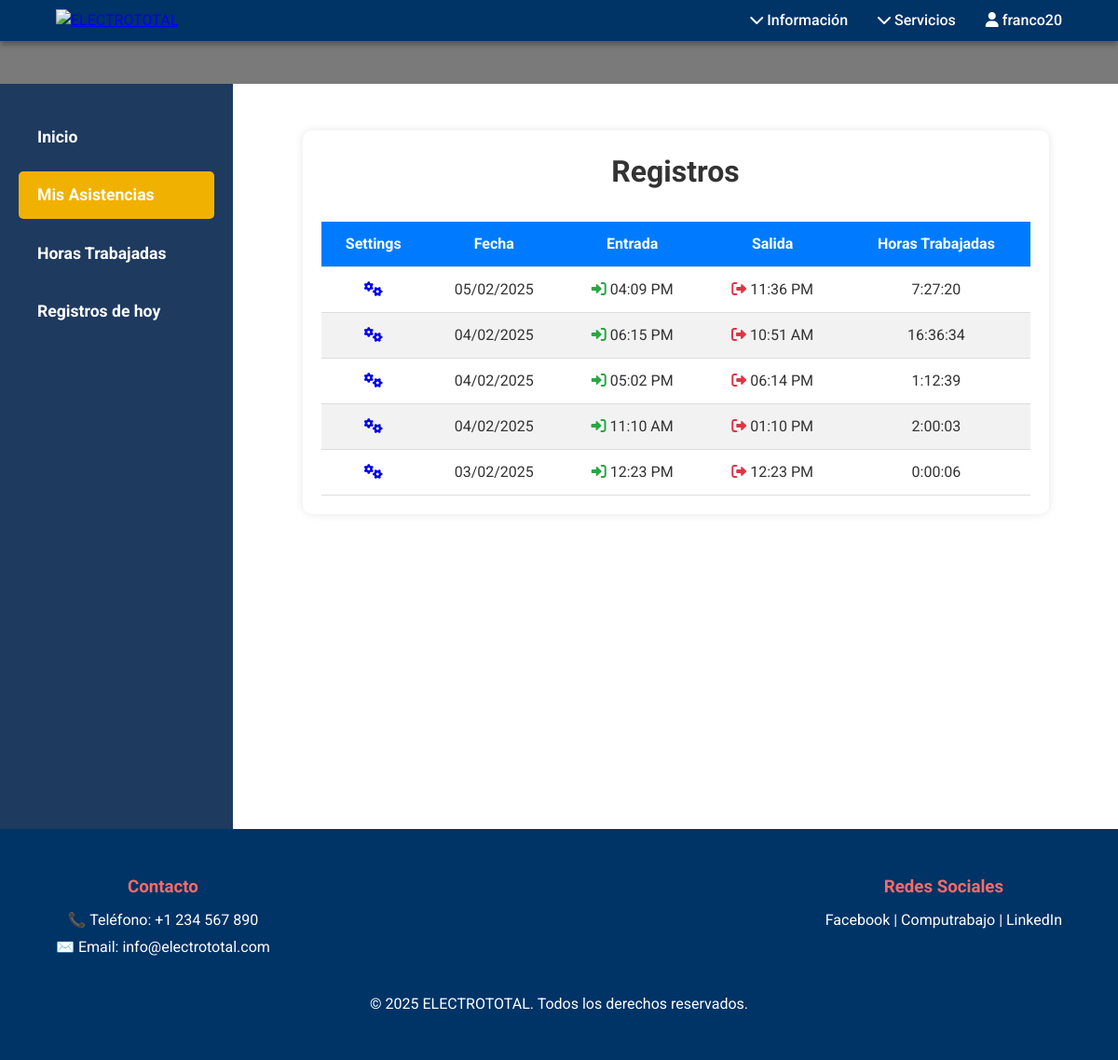
Before: /personal/myRecords/ (signed in) with the older database file.
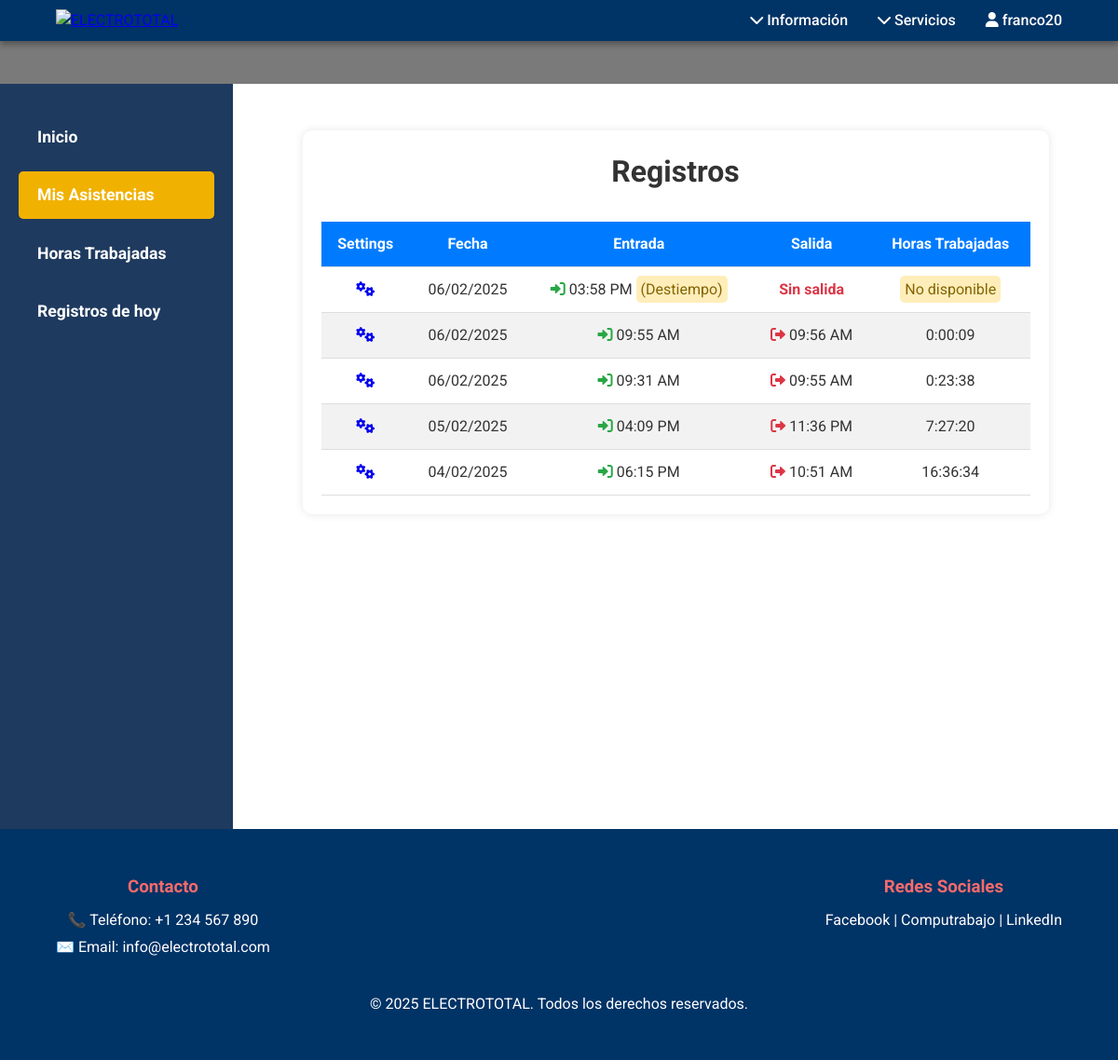
After: the same page with the newer database file.
### personal/models.py (models this page shows, shortened)
class AttendanceRecord(models.Model):
    isDelete=models.BooleanField(default=False)
    collaborator=models.ForeignKey(Collaborator, on_delete=models.CASCADE)
    inRecord=models.ForeignKey(Record, on_delete=models.CASCADE, related_name='input')
    outRecord=models.ForeignKey(Record, on_delete=models.CASCADE,blank=True,null=True, related_name='output')
    isLunch=models.BooleanField(default=False)
    objects=ModelManager()

class Record(models.Model):
    isDelete= models.BooleanField(default=False)
    typeIsInput= models.BooleanField(default=True)
    placeIsOffice=models.BooleanField(default=False)
    collaborator=models.ForeignKey(Collaborator, on_delete=models.CASCADE)
    placeDescription=models.CharField(max_length=30,blank=True,null=True)
    partialDateTime = models.DateTimeField(default=timezone.now )
    dateTime=models.DateTimeField(default=timezone.now)
    unTimelyDateTime = models.DateTimeField(null=True, blank=True)
    photo = models.ImageField(upload_to='fotos_asistencia/')
    objects=ModelManager()

### personal/views.py (the view)
# urls.py: path('myRecords/', views.myRecords, name='myRecords'), #user
@login_required
def myRecords(request):
    if request.user.is_staff or request.user.isAdmin:
        collaborators = getAllCollaborators()
        selected_collaborator_id = request.GET.get('collaborator', None)
        if selected_collaborator_id:
            collaboratorS=Collaborator.objects.enables().get(id=selected_collaborator_id)
            records = getAllAttendanceRecordsT(collaboratorS,limit=10)
        else:
            records = AttendanceRecord.objects.none()
    else:
        collaborators = None
        records = getAllAttendanceRecordsT(collaborator=request.user.collaborator,limit=5)
        getAllHoursWorked(records)
        selected_collaborator_id=None
    totalHours,finalRecords=getAllHoursWorked(records)
    return render(request, 'myRecords.html', {
        'totalHours':totalHours,
        'records': finalRecords,
        'collaborators': collaborators,
        'selected_collaborator_id': selected_collaborator_id
    })

### personal/scripts.py (called while the page is built)
def calculateHoursWorked(attendanceRecord):
    try:
        inRecordDT=attendanceRecord.inRecord.dateTime
        outRecordDT=attendanceRecord.outRecord.dateTime
        diff=outRecordDT-inRecordDT
        diffHours=diff.total_seconds() / 3600
        launch=isLaunch(inRecordDT,diffHours)
        if launch:
            diffHours -= 1
    except:
        diffHours=0
        launch=False
    return diffHours,launch

def isLaunch(inRecordDT, diffHours):
    peru_tz = pytz.timezone("America/Lima")
    inRecordDT = inRecordDT.astimezone(peru_tz)
    return inRecordDT.hour < 12 and diffHours > 5

def getAllAttendanceRecordsT(collaborator, limit=None):
    records = AttendanceRecord.objects.filter(
        isDelete=False,
        collaborator=collaborator,
        collaborator__isDelete=False
    ).order_by('-inRecord__dateTime')
    if limit is not None:
        records = records[:limit]
    return records

### personal/templatetags/custom_filters.py (called while the page is built)
@register.filter
def float_to_hms(hours_float):
    hours = int(hours_float)
    minutes = int((hours_float - hours) * 60)
    seconds = int((((hours_float - hours) * 60) - minutes) * 60)
    return f"{hours}:{minutes:02d}:{seconds:02d}"

### personal/templates/myRecords.html (shortened to what this page needs)
{% extends 'baseHome.html' %}
{% load custom_filters %}
{% block content_dashboard %}
    <div class="container">
        <h1>Registros</h1>
        <div class="table-wrapper">
            <table>
                <thead>
                    <tr>
                        <th>Settings</th>
                        <th>Fecha</th>
                        <th>Entrada</th>
                        <th>Salida</th>
                        <th>Horas Trabajadas</th>
                    </tr>
                </thead>
                <tbody>
                    {% for record,hour in records %}
                        <tr>
                            <td>
                                <a href="{% url 'attendanceRecord' attendanceRecord_id=record.id %}">
                                    <i class="fa fa-cogs" aria-hidden="true"></i>
                                </a>
                            </td>
                            <td>{{ record.inRecord.dateTime|date:"d/m/Y" }}</td>
                            <td>
                                <i class="fas fa-sign-in-alt icon in-time"></i>
                                {{ record.inRecord.dateTime|time:"h:i A" }}
                                {% if record.inRecord.unTimelyDateTime %}
                                    <span class="late">(Destiempo)</span>
                                {% endif %}
                            </td>
                            <td>
                                {% if record.outRecord %}
                                    <i class="fas fa-sign-out-alt icon out-time"></i>
                                    {{ record.outRecord.dateTime|time:"h:i A" }}
                                {% else %}
                                    <span class="out-time">Sin salida</span>
                                {% endif %}
                            </td>
                            <td>
                                {% if record.outRecord %}
                                    {{hour|float_to_hms}}
                                {% else %}
                                    <span class="late">No disponible</span>
                                {% endif %}
                            </td>
                        </tr>
                    {% empty %}
                        <tr>
                            <td colspan="4" style="text-align: center; color: gray;">No hay registros de asistencia.</td>
                        </tr>
                    {% endfor %}
                </tbody>
            </table>
        </div>
    </div>
{% endblock %}

Changed rows visible on the page:
no longer on this page (row unchanged): AttendanceRecord: inRecord.dateTime "04/02/2025", inRecord.dateTime "05:02 PM", outRecord.dateTime "06:14 PM", hour "1:12:39"
no longer on this page (row unchanged): AttendanceRecord: inRecord.dateTime "04/02/2025", inRecord.dateTime "11:10 AM", outRecord.dateTime "01:10 PM", hour "2:00:03"
no longer on this page (row unchanged): AttendanceRecord: inRecord.dateTime "03/02/2025", inRecord.dateTime "12:23 PM", outRecord.dateTime "12:23 PM", hour "0:00:06"
added AttendanceRecord: inRecord.dateTime "06/02/2025", inRecord.dateTime "03:58 PM", shows "(Destiempo)", shows "Sin salida", shows "No disponible"
added AttendanceRecord: inRecord.dateTime "06/02/2025", inRecord.dateTime "09:55 AM", outRecord.dateTime "09:56 AM", hour "0:00:09"
added AttendanceRecord: inRecord.dateTime "06/02/2025", inRecord.dateTime "09:31 AM", outRecord.dateTime "09:55 AM", hour "0:23:38"
